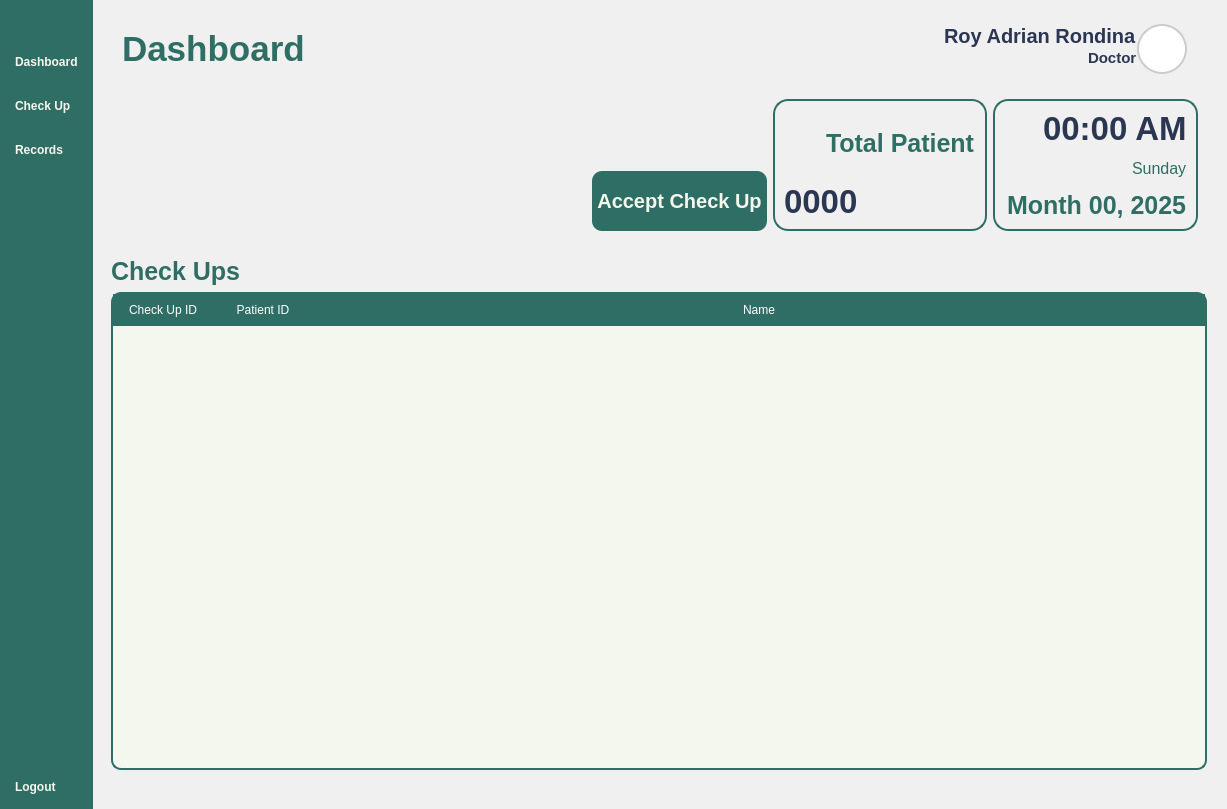
<?xml version="1.0" encoding="UTF-8"?>
<ui version="4.0">
 <class>Form</class>
 <widget class="QWidget" name="Form">
  <property name="geometry">
   <rect>
    <x>0</x>
    <y>0</y>
    <width>1227</width>
    <height>809</height>
   </rect>
  </property>
  <property name="windowTitle">
   <string>Form</string>
  </property>
  <property name="styleSheet">
   <string notr="true">*{
	padding: 0px;
	margin: 0px;
	border: 0px;
}
QPushButton {
	font: 900 17pt &quot;Satoshi Black&quot;;
	background-color: transparent;
 	border-radius: 10px;
	font-weight: bold;
	color: #F4F7ED;
	text-align: left;
	padding: 5px 5px;
}
#NavBar {
    background-color: #2E6E65;
}
QLabel {
	font: 900 10pt &quot;Satoshi Black&quot;;
	font-size: 25px;
	font-weight: bold;
	color: #2E6E65;
	qproperty-alignment: 'AlignLeft';
    qproperty-wordWrap: true;
	background: transparent;
}
#User, #UserSpecialty {
	color: #F4F7ED;
}
#DoctorSidePanel {
	 background-color: #2E6E65;
}

#RecentText {
	color: #F4F7ED;
}</string>
  </property>
  <layout class="QHBoxLayout" name="horizontalLayout">
   <property name="spacing">
    <number>0</number>
   </property>
   <property name="leftMargin">
    <number>0</number>
   </property>
   <property name="topMargin">
    <number>0</number>
   </property>
   <property name="rightMargin">
    <number>0</number>
   </property>
   <property name="bottomMargin">
    <number>0</number>
   </property>
   <item>
    <widget class="QWidget" name="NavBar" native="true">
     <property name="sizePolicy">
      <sizepolicy hsizetype="Preferred" vsizetype="Expanding">
       <horstretch>0</horstretch>
       <verstretch>0</verstretch>
      </sizepolicy>
     </property>
     <layout class="QVBoxLayout" name="verticalLayout">
      <property name="spacing">
       <number>6</number>
      </property>
      <property name="leftMargin">
       <number>10</number>
      </property>
      <property name="topMargin">
       <number>10</number>
      </property>
      <property name="rightMargin">
       <number>10</number>
      </property>
      <property name="bottomMargin">
       <number>10</number>
      </property>
      <item>
       <widget class="QPushButton" name="DashBoardButton">
        <property name="text">
         <string/>
        </property>
        <property name="icon">
         <iconset>
          <normaloff>:/lucide/icons/align-justify.svg</normaloff>:/lucide/icons/align-justify.svg</iconset>
        </property>
        <property name="iconSize">
         <size>
          <width>40</width>
          <height>40</height>
         </size>
        </property>
       </widget>
      </item>
      <item>
       <spacer name="verticalSpacer">
        <property name="orientation">
         <enum>Qt::Vertical</enum>
        </property>
        <property name="sizeType">
         <enum>QSizePolicy::Fixed</enum>
        </property>
        <property name="sizeHint" stdset="0">
         <size>
          <width>20</width>
          <height>10</height>
         </size>
        </property>
       </spacer>
      </item>
      <item>
       <layout class="QVBoxLayout" name="MainButtons">
        <property name="spacing">
         <number>20</number>
        </property>
        <property name="sizeConstraint">
         <enum>QLayout::SetNoConstraint</enum>
        </property>
        <item>
         <widget class="QPushButton" name="DashboardButton">
          <property name="styleSheet">
           <string notr="true">QPushButton{
	font: 900 20pt &quot;Satoshi Black&quot;;	
}
</string>
          </property>
          <property name="text">
           <string>Dashboard</string>
          </property>
          <property name="icon">
           <iconset>
            <normaloff>:/lucide/icons/layout-dashboard.svg</normaloff>:/lucide/icons/layout-dashboard.svg</iconset>
          </property>
          <property name="iconSize">
           <size>
            <width>40</width>
            <height>40</height>
           </size>
          </property>
         </widget>
        </item>
        <item>
         <widget class="QPushButton" name="CheckUpButton">
          <property name="styleSheet">
           <string notr="true"/>
          </property>
          <property name="text">
           <string>Check Up</string>
          </property>
          <property name="icon">
           <iconset>
            <normaloff>:/lucide/icons/file-text.svg</normaloff>:/lucide/icons/file-text.svg</iconset>
          </property>
          <property name="iconSize">
           <size>
            <width>40</width>
            <height>40</height>
           </size>
          </property>
         </widget>
        </item>
        <item>
         <widget class="QPushButton" name="RecordsButton">
          <property name="text">
           <string>Records</string>
          </property>
          <property name="icon">
           <iconset>
            <normaloff>:/lucide/icons/user-round-pen.svg</normaloff>:/lucide/icons/user-round-pen.svg</iconset>
          </property>
          <property name="iconSize">
           <size>
            <width>40</width>
            <height>40</height>
           </size>
          </property>
         </widget>
        </item>
       </layout>
      </item>
      <item>
       <spacer name="verticalSpacer_2">
        <property name="orientation">
         <enum>Qt::Vertical</enum>
        </property>
        <property name="sizeType">
         <enum>QSizePolicy::Expanding</enum>
        </property>
        <property name="sizeHint" stdset="0">
         <size>
          <width>20</width>
          <height>40</height>
         </size>
        </property>
       </spacer>
      </item>
      <item>
       <layout class="QVBoxLayout" name="verticalLayout_2">
        <property name="sizeConstraint">
         <enum>QLayout::SetNoConstraint</enum>
        </property>
        <item>
         <widget class="QPushButton" name="LogOutButton">
          <property name="text">
           <string>Logout</string>
          </property>
          <property name="icon">
           <iconset>
            <normaloff>:/lucide/icons/log-out.svg</normaloff>:/lucide/icons/log-out.svg</iconset>
          </property>
          <property name="iconSize">
           <size>
            <width>40</width>
            <height>40</height>
           </size>
          </property>
         </widget>
        </item>
       </layout>
      </item>
     </layout>
    </widget>
   </item>
   <item>
    <widget class="QFrame" name="MainBodyContainer">
     <property name="sizePolicy">
      <sizepolicy hsizetype="Expanding" vsizetype="Expanding">
       <horstretch>0</horstretch>
       <verstretch>0</verstretch>
      </sizepolicy>
     </property>
     <property name="styleSheet">
      <string notr="true">#MainBodyContainer {
	background-color: #f0f0f0;
}

QGraphicsView {
    border: 2px solid #ccc;
    border-radius: 100px;
    background: white;
}

#TotalPatientOverview {
	border: 2px solid #2E6E65;
	border-radius: 15px;
	color: #2E6E65;
	text-align: left top;
}

#DiagnosisButton, #TEXT {
	background-color: #2E6E65;
	text-align: left top;
}

#InterfaceTitle  {
	font-size: 40px;
}

#DoctorSidePanel {
	background-color: #b9cec4;
}

#SeeAllButton {
	text-align: right;
	color: #2E6E65;
	font-size: 18px
}

#Line {
	background-color: gray;
}

#RecentText {
	color: #2E6E65;
}

#User {
	color: #2B3752;
}

#UserSpecialty {
	color: #2B3752;
	font-size: 14px;
	text-align: center;
	text-align: center;
    qproperty-alignment: AlignCenter;
}

QFrame#Histories QFrame {
    background-color: #8fb1a8;
}

#TotalLabel {
	font-size: 25px;
}

#TotalInfo {
	color: #2b3752;
	font-size: 40px;
}

#TotalDescription {
	color: #2b3752;
	font-weight: 300;
	font-size: 12px;
}

#AddCheckUpButton {
	text-align: center;
	background-color: #2e6e65;
	font-size: 20px;
}
</string>
     </property>
     <property name="frameShape">
      <enum>QFrame::StyledPanel</enum>
     </property>
     <property name="frameShadow">
      <enum>QFrame::Raised</enum>
     </property>
     <layout class="QHBoxLayout" name="horizontalLayout_2">
      <property name="leftMargin">
       <number>0</number>
      </property>
      <property name="topMargin">
       <number>0</number>
      </property>
      <property name="rightMargin">
       <number>0</number>
      </property>
      <property name="bottomMargin">
       <number>0</number>
      </property>
      <item>
       <widget class="QFrame" name="Body">
        <property name="sizePolicy">
         <sizepolicy hsizetype="Expanding" vsizetype="Preferred">
          <horstretch>0</horstretch>
          <verstretch>0</verstretch>
         </sizepolicy>
        </property>
        <property name="minimumSize">
         <size>
          <width>0</width>
          <height>0</height>
         </size>
        </property>
        <property name="frameShape">
         <enum>QFrame::StyledPanel</enum>
        </property>
        <property name="frameShadow">
         <enum>QFrame::Raised</enum>
        </property>
        <layout class="QVBoxLayout" name="verticalLayout_6">
         <property name="rightMargin">
          <number>20</number>
         </property>
         <item>
          <widget class="QFrame" name="Header">
           <property name="styleSheet">
            <string notr="true">#Header {
	padding: 10px 20px;
	padding-top: 15px;
}
QLabel {
    padding: 0px; 
}
#UserType {
	font: 300 10pt &quot;Lexend Light&quot;;
	font-size: 15px;
	color: #2B3752;
}
#UserName {
	font: 600 10pt &quot;Lexend SemiBold&quot;;
	font-size: 20px;
	color: #2B3752;
}
#InterfaceTitle{
	font-size: 35px;
}
QGraphicsView {
    border: 2px solid #ccc; 
    border-radius: 25px;
    background: white; 
}</string>
           </property>
           <property name="frameShape">
            <enum>QFrame::StyledPanel</enum>
           </property>
           <property name="frameShadow">
            <enum>QFrame::Raised</enum>
           </property>
           <layout class="QHBoxLayout" name="horizontalLayout_3">
            <property name="spacing">
             <number>0</number>
            </property>
            <property name="leftMargin">
             <number>0</number>
            </property>
            <property name="topMargin">
             <number>0</number>
            </property>
            <property name="rightMargin">
             <number>0</number>
            </property>
            <property name="bottomMargin">
             <number>0</number>
            </property>
            <item>
             <widget class="QLabel" name="InterfaceTitle">
              <property name="text">
               <string>Dashboard</string>
              </property>
             </widget>
            </item>
            <item>
             <layout class="QHBoxLayout" name="UserPanel">
              <property name="rightMargin">
               <number>0</number>
              </property>
              <item>
               <layout class="QVBoxLayout" name="UserInfo">
                <property name="spacing">
                 <number>0</number>
                </property>
                <item alignment="Qt::AlignRight">
                 <widget class="QLabel" name="UserName">
                  <property name="text">
                   <string>Roy Adrian Rondina</string>
                  </property>
                  <property name="alignment">
                   <set>Qt::AlignLeading</set>
                  </property>
                 </widget>
                </item>
                <item alignment="Qt::AlignRight">
                 <widget class="QLabel" name="UserType">
                  <property name="text">
                   <string>Doctor</string>
                  </property>
                  <property name="alignment">
                   <set>Qt::AlignLeading</set>
                  </property>
                 </widget>
                </item>
               </layout>
              </item>
              <item>
               <widget class="QFrame" name="Profile">
                <property name="sizePolicy">
                 <sizepolicy hsizetype="Fixed" vsizetype="Fixed">
                  <horstretch>0</horstretch>
                  <verstretch>0</verstretch>
                 </sizepolicy>
                </property>
                <property name="minimumSize">
                 <size>
                  <width>50</width>
                  <height>50</height>
                 </size>
                </property>
                <property name="maximumSize">
                 <size>
                  <width>50</width>
                  <height>50</height>
                 </size>
                </property>
                <property name="frameShape">
                 <enum>QFrame::StyledPanel</enum>
                </property>
                <property name="frameShadow">
                 <enum>QFrame::Raised</enum>
                </property>
                <layout class="QVBoxLayout" name="verticalLayout_5">
                 <property name="spacing">
                  <number>0</number>
                 </property>
                 <property name="leftMargin">
                  <number>0</number>
                 </property>
                 <property name="topMargin">
                  <number>0</number>
                 </property>
                 <property name="rightMargin">
                  <number>0</number>
                 </property>
                 <property name="bottomMargin">
                  <number>0</number>
                 </property>
                 <item>
                  <widget class="QGraphicsView" name="ProfilePic">
                   <property name="enabled">
                    <bool>true</bool>
                   </property>
                   <property name="sizePolicy">
                    <sizepolicy hsizetype="Preferred" vsizetype="Preferred">
                     <horstretch>0</horstretch>
                     <verstretch>0</verstretch>
                    </sizepolicy>
                   </property>
                   <property name="minimumSize">
                    <size>
                     <width>0</width>
                     <height>0</height>
                    </size>
                   </property>
                  </widget>
                 </item>
                </layout>
               </widget>
              </item>
             </layout>
            </item>
           </layout>
          </widget>
         </item>
         <item alignment="Qt::AlignRight">
          <widget class="QFrame" name="ShortcutButtons">
           <property name="sizePolicy">
            <sizepolicy hsizetype="Preferred" vsizetype="Preferred">
             <horstretch>0</horstretch>
             <verstretch>0</verstretch>
            </sizepolicy>
           </property>
           <property name="minimumSize">
            <size>
             <width>150</width>
             <height>150</height>
            </size>
           </property>
           <property name="styleSheet">
            <string notr="true">#AddCheckUpButton, #AddTransactionButton {
	text-align: center;
}

#TotalPatient, #DayFrame {
	border: 2px solid  #2e6e65;
    border-radius: 15px; 
}

#Review {
	color: #2b3752;
	font-weight: 300;
	font-size: 12px;
}

#Total, #Time {
	color: #2b3752;
	font-size: 33px;
}

#Day {
	color: #2e6e65;
	font-weight: 300;
	font-size: 16px
}

</string>
           </property>
           <property name="frameShape">
            <enum>QFrame::StyledPanel</enum>
           </property>
           <property name="frameShadow">
            <enum>QFrame::Raised</enum>
           </property>
           <layout class="QHBoxLayout" name="horizontalLayout_4">
            <item alignment="Qt::AlignBottom">
             <widget class="QPushButton" name="AcceptCheckUp">
              <property name="minimumSize">
               <size>
                <width>0</width>
                <height>60</height>
               </size>
              </property>
              <property name="maximumSize">
               <size>
                <width>16777215</width>
                <height>60</height>
               </size>
              </property>
              <property name="styleSheet">
               <string notr="true">QPushButton{
	text-align: center;
	background-color: #2e6e65;
	font-size: 20px;
}</string>
              </property>
              <property name="text">
               <string>Accept Check Up</string>
              </property>
              <property name="icon">
               <iconset resource="../Images/resources.qrc">
                <normaloff>:/icons/icons/file-plus-2.svg</normaloff>:/icons/icons/file-plus-2.svg</iconset>
              </property>
              <property name="iconSize">
               <size>
                <width>40</width>
                <height>40</height>
               </size>
              </property>
             </widget>
            </item>
            <item>
             <widget class="QFrame" name="TotalPatient">
              <property name="sizePolicy">
               <sizepolicy hsizetype="Preferred" vsizetype="Preferred">
                <horstretch>0</horstretch>
                <verstretch>0</verstretch>
               </sizepolicy>
              </property>
              <property name="frameShape">
               <enum>QFrame::StyledPanel</enum>
              </property>
              <property name="frameShadow">
               <enum>QFrame::Raised</enum>
              </property>
              <layout class="QVBoxLayout" name="verticalLayout_8">
               <item>
                <layout class="QHBoxLayout" name="horizontalLayout_7">
                 <property name="spacing">
                  <number>0</number>
                 </property>
                 <item>
                  <widget class="QPushButton" name="pushButton_6">
                   <property name="sizePolicy">
                    <sizepolicy hsizetype="Maximum" vsizetype="Fixed">
                     <horstretch>0</horstretch>
                     <verstretch>0</verstretch>
                    </sizepolicy>
                   </property>
                   <property name="styleSheet">
                    <string notr="true">#pushButton_6 {
	color: black;
	background-color: transparent;
}</string>
                   </property>
                   <property name="text">
                    <string/>
                   </property>
                   <property name="icon">
                    <iconset resource="../Images/resources.qrc">
                     <normaloff>:/icons/icons/file-user.svg</normaloff>:/icons/icons/file-user.svg</iconset>
                   </property>
                   <property name="iconSize">
                    <size>
                     <width>40</width>
                     <height>40</height>
                    </size>
                   </property>
                  </widget>
                 </item>
                 <item alignment="Qt::AlignHCenter|Qt::AlignVCenter">
                  <widget class="QLabel" name="TotalLabel">
                   <property name="text">
                    <string>Total Patient</string>
                   </property>
                  </widget>
                 </item>
                </layout>
               </item>
               <item>
                <widget class="QLabel" name="Total">
                 <property name="sizePolicy">
                  <sizepolicy hsizetype="Preferred" vsizetype="Maximum">
                   <horstretch>0</horstretch>
                   <verstretch>0</verstretch>
                  </sizepolicy>
                 </property>
                 <property name="text">
                  <string>0000</string>
                 </property>
                </widget>
               </item>
              </layout>
             </widget>
            </item>
            <item>
             <widget class="QFrame" name="DayFrame">
              <property name="minimumSize">
               <size>
                <width>205</width>
                <height>121</height>
               </size>
              </property>
              <property name="styleSheet">
               <string notr="true">#AddCheckUpButton, #AddTransactionButton {
	text-align: center;
}

#TotalPatient, #DayFrame {
	border: 2px solid  #2e6e65;
    border-radius: 15px; 
}

#Review {
	color: #2b3752;
	font-weight: 300;
	font-size: 12px;
}

#Total, #Time {
	color: #2b3752;
	font-size: 33px;
}

#Day {
	color: #2e6e65;
	font-weight: 300;
	font-size: 16px
}

</string>
              </property>
              <property name="frameShape">
               <enum>QFrame::StyledPanel</enum>
              </property>
              <property name="frameShadow">
               <enum>QFrame::Raised</enum>
              </property>
              <layout class="QVBoxLayout" name="verticalLayout_9">
               <item alignment="Qt::AlignRight">
                <widget class="QLabel" name="Time">
                 <property name="text">
                  <string>00:00 AM</string>
                 </property>
                </widget>
               </item>
               <item alignment="Qt::AlignRight">
                <widget class="QLabel" name="Day">
                 <property name="text">
                  <string>Sunday</string>
                 </property>
                </widget>
               </item>
               <item alignment="Qt::AlignRight">
                <widget class="QLabel" name="Month">
                 <property name="text">
                  <string>Month 00, 2025</string>
                 </property>
                </widget>
               </item>
              </layout>
             </widget>
            </item>
           </layout>
          </widget>
         </item>
         <item>
          <widget class="QFrame" name="MainBody">
           <property name="sizePolicy">
            <sizepolicy hsizetype="Preferred" vsizetype="Expanding">
             <horstretch>0</horstretch>
             <verstretch>0</verstretch>
            </sizepolicy>
           </property>
           <property name="frameShape">
            <enum>QFrame::StyledPanel</enum>
           </property>
           <property name="frameShadow">
            <enum>QFrame::Raised</enum>
           </property>
           <layout class="QVBoxLayout" name="verticalLayout_7">
            <property name="spacing">
             <number>0</number>
            </property>
            <property name="leftMargin">
             <number>9</number>
            </property>
            <property name="topMargin">
             <number>10</number>
            </property>
            <property name="rightMargin">
             <number>0</number>
            </property>
            <property name="bottomMargin">
             <number>30</number>
            </property>
            <item>
             <layout class="QHBoxLayout" name="LabelHolder">
              <item>
               <widget class="QLabel" name="PatRec">
                <property name="sizePolicy">
                 <sizepolicy hsizetype="Preferred" vsizetype="Fixed">
                  <horstretch>0</horstretch>
                  <verstretch>0</verstretch>
                 </sizepolicy>
                </property>
                <property name="text">
                 <string>Check Ups</string>
                </property>
               </widget>
              </item>
              <item>
               <widget class="QPushButton" name="SeeAllButton">
                <property name="sizePolicy">
                 <sizepolicy hsizetype="Minimum" vsizetype="Preferred">
                  <horstretch>0</horstretch>
                  <verstretch>0</verstretch>
                 </sizepolicy>
                </property>
                <property name="text">
                 <string/>
                </property>
               </widget>
              </item>
             </layout>
            </item>
            <item>
             <spacer name="verticalSpacer_4">
              <property name="orientation">
               <enum>Qt::Vertical</enum>
              </property>
              <property name="sizeType">
               <enum>QSizePolicy::Maximum</enum>
              </property>
              <property name="sizeHint" stdset="0">
               <size>
                <width>20</width>
                <height>5</height>
               </size>
              </property>
             </spacer>
            </item>
            <item>
             <widget class="QTableWidget" name="PatientDetails">
              <property name="sizePolicy">
               <sizepolicy hsizetype="Expanding" vsizetype="Expanding">
                <horstretch>0</horstretch>
                <verstretch>0</verstretch>
               </sizepolicy>
              </property>
              <property name="styleSheet">
               <string notr="true">QTableWidget {
	background-color: #F4F7ED;
	gridline-color: transparent;
	border-radius: 10px;
	border: 2px solid #2E6E65;
}
QTableWidget::item {
	border: none;
	font: 16pt &quot;Lexend&quot;;
}
QTableWidget::item:selected {
	background-color: rgba(46, 110, 101, 0.3);
}
QTableWidget QHeaderView::section {
	background-color: #2E6E65;
	color: white;
	padding: 5px;
	font: 18px &quot;Lexend Medium&quot;;
	border: 2px solid #2E6E65;
}</string>
              </property>
              <property name="wordWrap">
               <bool>true</bool>
              </property>
              <attribute name="horizontalHeaderStretchLastSection">
               <bool>true</bool>
              </attribute>
              <column>
               <property name="text">
                <string>Check Up ID</string>
               </property>
              </column>
              <column>
               <property name="text">
                <string>Patient ID</string>
               </property>
              </column>
              <column>
               <property name="text">
                <string>Name</string>
               </property>
              </column>
             </widget>
            </item>
           </layout>
          </widget>
         </item>
        </layout>
       </widget>
      </item>
     </layout>
    </widget>
   </item>
  </layout>
 </widget>
 <resources>
  <include location="../Images/resources.qrc"/>
 </resources>
 <connections/>
</ui>
